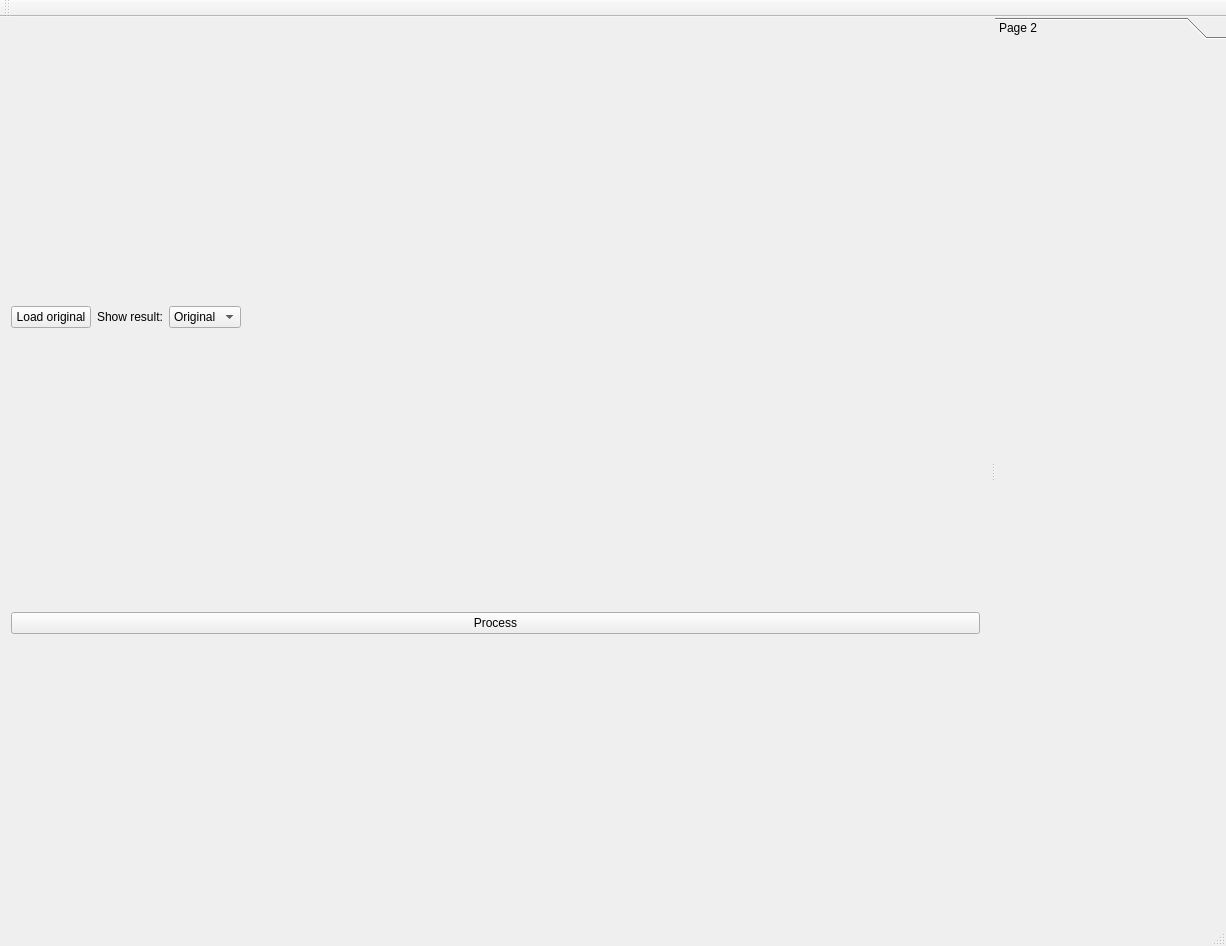
<?xml version="1.0" encoding="UTF-8"?>
<ui version="4.0">
 <class>TestMetalDetectWindow</class>
 <widget class="QMainWindow" name="TestMetalDetectWindow">
  <property name="geometry">
   <rect>
    <x>0</x>
    <y>0</y>
    <width>1226</width>
    <height>946</height>
   </rect>
  </property>
  <property name="windowTitle">
   <string>TestMetalDetectWindow</string>
  </property>
  <widget class="QWidget" name="centralWidget">
   <layout class="QVBoxLayout" name="verticalLayout_2">
    <property name="spacing">
     <number>0</number>
    </property>
    <property name="leftMargin">
     <number>0</number>
    </property>
    <property name="topMargin">
     <number>0</number>
    </property>
    <property name="rightMargin">
     <number>0</number>
    </property>
    <property name="bottomMargin">
     <number>0</number>
    </property>
    <item>
     <widget class="QSplitter" name="splitter">
      <property name="orientation">
       <enum>Qt::Horizontal</enum>
      </property>
      <widget class="QWidget" name="">
       <layout class="QVBoxLayout" name="verticalLayout">
        <item>
         <layout class="QHBoxLayout" name="horizontalLayout">
          <item>
           <widget class="QPushButton" name="pbLoadOriginal">
            <property name="text">
             <string>Load original</string>
            </property>
           </widget>
          </item>
          <item>
           <widget class="QLabel" name="label">
            <property name="text">
             <string>Show result:</string>
            </property>
           </widget>
          </item>
          <item>
           <widget class="QComboBox" name="cbResultView">
            <item>
             <property name="text">
              <string>Original</string>
             </property>
            </item>
           </widget>
          </item>
          <item>
           <spacer name="horizontalSpacer">
            <property name="orientation">
             <enum>Qt::Horizontal</enum>
            </property>
            <property name="sizeHint" stdset="0">
             <size>
              <width>40</width>
              <height>20</height>
             </size>
            </property>
           </spacer>
          </item>
         </layout>
        </item>
        <item>
         <widget class="QPushButton" name="pbProcess">
          <property name="text">
           <string>Process</string>
          </property>
         </widget>
        </item>
       </layout>
      </widget>
      <widget class="QToolBox" name="toolBox">
       <property name="currentIndex">
        <number>0</number>
       </property>
       <widget class="QWidget" name="page_2">
        <property name="geometry">
         <rect>
          <x>0</x>
          <y>0</y>
          <width>460</width>
          <height>860</height>
         </rect>
        </property>
        <attribute name="label">
         <string>Page 2</string>
        </attribute>
       </widget>
      </widget>
     </widget>
    </item>
   </layout>
  </widget>
  <widget class="QMenuBar" name="menuBar">
   <property name="geometry">
    <rect>
     <x>0</x>
     <y>0</y>
     <width>1226</width>
     <height>20</height>
    </rect>
   </property>
  </widget>
  <widget class="QToolBar" name="mainToolBar">
   <attribute name="toolBarArea">
    <enum>TopToolBarArea</enum>
   </attribute>
   <attribute name="toolBarBreak">
    <bool>false</bool>
   </attribute>
  </widget>
  <widget class="QStatusBar" name="statusBar"/>
 </widget>
 <layoutdefault spacing="6" margin="11"/>
 <resources/>
 <connections/>
</ui>
